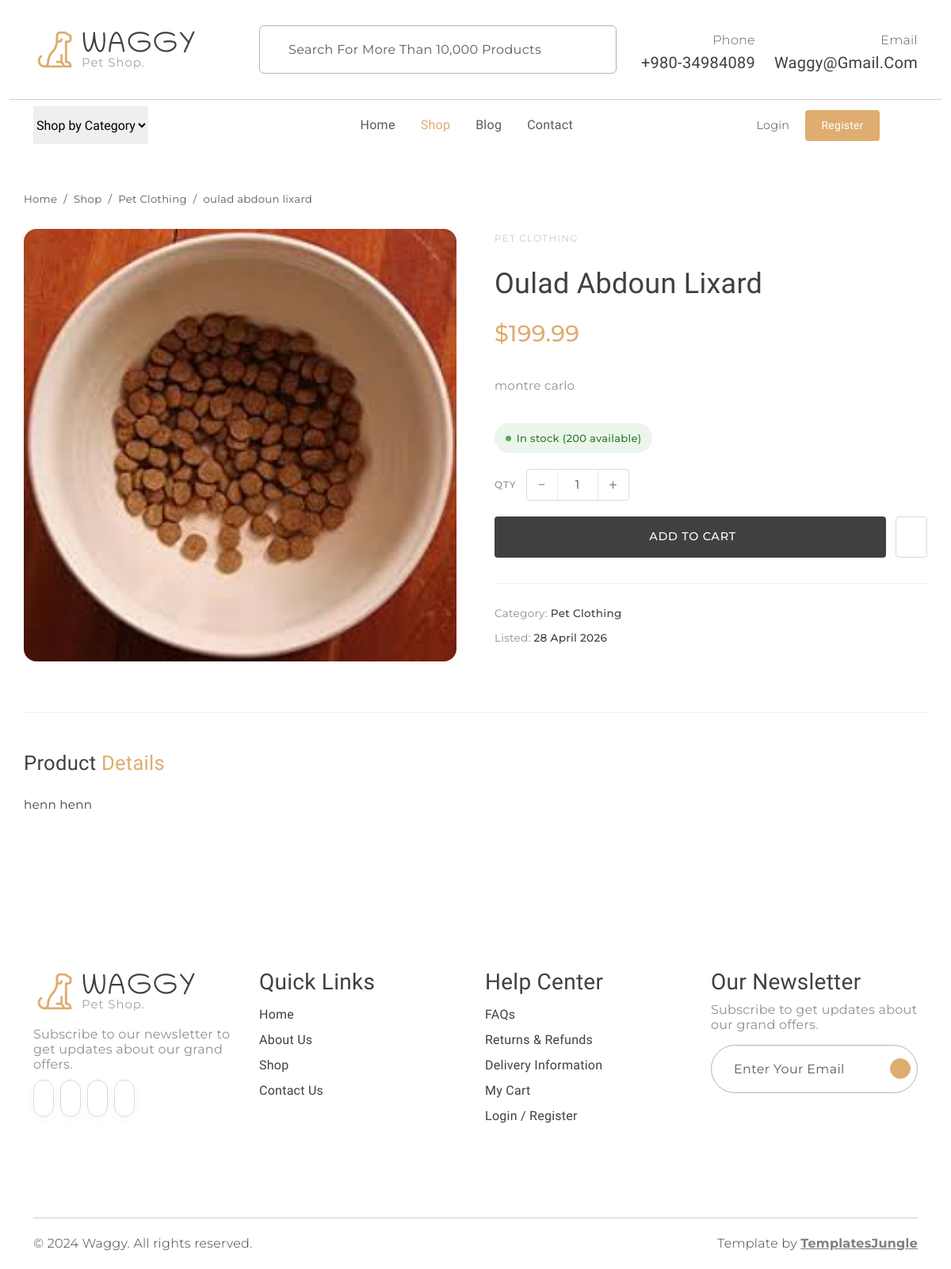
Screenshot of /shop/product/oulad-abdoun-lixard with the database file from the repository.
### models.py (models this page shows, shortened)
class Product(db.Model):
    __tablename__ = "products"
    id                   = db.Column(db.Integer,     primary_key=True)
    name                 = db.Column(db.String(120), nullable=False)
    slug                 = db.Column(db.String(160), unique=True, nullable=True, index=True)
    category             = db.Column(db.String(30),  nullable=False, default="misc")
    description          = db.Column(db.Text,        nullable=False, default="")
    extended_description = db.Column(db.Text,        nullable=False, default="")
    image_filename       = db.Column(db.String(256), nullable=True)
    price                = db.Column(db.Float,       nullable=False, default=0.0)
    is_active            = db.Column(db.Boolean,     nullable=False, default=True)
    stock                = db.Column(db.Integer,     nullable=False, default=0)
    created_at           = db.Column(db.DateTime,    nullable=False, default=datetime.utcnow)
    updated_at           = db.Column(db.DateTime,    nullable=False, default=datetime.utcnow,
                                     onupdate=datetime.utcnow)
    cart_items = db.relationship(
        "CartItem",
        backref=db.backref("product", lazy="joined"),
        cascade="all, delete-orphan",
        passive_deletes=True,
    )
    @property
    def category_label(self) -> str:
        return PRODUCT_CATEGORIES.get(self.category, self.category.capitalize())
    @property
    def image_url(self) -> str:
        if self.image_filename:
            return f"images/products/{self.image_filename}"
        return "images/item1.jpg"

### shop.py (the view)
@shop_bp.route("/product/<slug>")
def product_detail(slug):
    product = Product.query.filter_by(slug=slug, is_active=True).first_or_404()
    related = (
        Product.query
        .filter_by(category=product.category, is_active=True)
        .filter(Product.id != product.id)
        .limit(4)
        .all()
    )
    return render_template(
        "shop/product.html",
        product=product,
        related=related,
        categories=PRODUCT_CATEGORIES,
    )

### cart.py (called while the page is built, shortened)
def _session_cart() -> dict:
    return session.get("cart", {})

def _clean_session_cart() -> dict:
    cart = _session_cart()
    if not cart:
        return cart

def get_cart_count() -> int:
    cart = _clean_session_cart()
    return sum(cart.values())

### templates/shop/product.html (shortened to what this page needs)
{% extends "base.html" %}
{% block content %}
<div class="container product-detail">
  <nav aria-label="breadcrumb" class="mb-4">
    <ol class="breadcrumb" style="font-family:var(--secondary-font); font-size:0.83rem;">
      <li class="breadcrumb-item"><a href="{{ url_for('main.index') }}" class="text-muted text-decoration-none">Home</a></li>
      <li class="breadcrumb-item"><a href="{{ url_for('shop.index') }}" class="text-muted text-decoration-none">Shop</a></li>
      <li class="breadcrumb-item">
        <a href="{{ url_for('shop.index', category=product.category) }}" class="text-muted text-decoration-none">
          {{ product.category_label }}
        </a>
      </li>
      <li class="breadcrumb-item active text-muted">{{ product.name }}</li>
    </ol>
  </nav>
  <div class="row g-5 align-items-start">
    <div class="col-md-6">
      <div class="detail-img-wrap">
        <img
          src="{{ url_for('static', filename=product.image_url) }}"
          alt="{{ product.name }}"
          onerror="this.src='{{ url_for('static', filename='images/item1.jpg') }}'"
        >
      </div>
    </div>
    <div class="col-md-6">
      <div class="detail-cat">{{ product.category_label }}</div>
      <h1 class="detail-name fw-normal">{{ product.name }}</h1>
      <div class="detail-price">${{ "%.2f" | format(product.price) }}</div>
      {% if product.description %}
        <div class="detail-desc">{{ product.description }}</div>
      {% else %}
        <div class="detail-desc" style="color:#D9D9D8; font-style:italic;">
          No description provided yet.
        </div>
      {% endif %}
      <div class="stock-indicator">
        {% if product.stock == 0 %}
          <span class="stock-pill out">
            <span class="stock-dot"></span>Out of stock
          </span>
        {% elif product.stock <= 5 %}
          <span class="stock-pill low">
            <span class="stock-dot"></span>Only {{ product.stock }} left
          </span>
        {% else %}
          <span class="stock-pill in">
            <span class="stock-dot"></span>In stock ({{ product.stock }} available)
          </span>
        {% endif %}
      </div>
      {% if product.stock > 0 %}
        <div class="qty-row">
          <span class="qty-lbl">Qty</span>
          <div class="detail-stepper">
            <button type="button" onclick="detailStep(-1)">−</button>
            <input type="number" id="detail-qty" value="1" min="1" max="{{ product.stock }}">
            <button type="button" onclick="detailStep(1)">+</button>
          </div>
        </div>
      {% endif %}
      <div class="detail-actions">
        <button
          id="btn-add-cart"
          class="btn-cart-lg"
          {% if product.stock > 0 %}
            onclick="waggyAddToCart({{ product.id }}, parseInt(document.getElementById('detail-qty').value), this)"
          {% endif %}
        >
          {% if product.stock == 0 %}Out of Stock{% else %}Add to Cart{% endif %}
        </button>
        <button class="btn-wish-lg" title="Add to wishlist">
        </button>
      </div>
      <div class="detail-meta">
        <div class="mb-1">Category: <span>{{ product.category_label }}</span></div>
        <div>Listed: <span>{{ product.created_at.strftime('%d %B %Y') }}</span></div>
      </div>
    </div>
  </div>
  {% if product.extended_description %}
    <div class="extended-desc-section">
      <h2 class="fw-normal">Product <span class="text-primary">Details</span></h2>
      <div class="extended-desc-body">
        {{ product.extended_description | safe }}
      </div>
    </div>
  {% endif %}
</div>
{% endblock %}

### static/style.css (style rules this page uses)
:root { --header-height: 160px; --header-height-min: 80px; }
:root { --accent-color: #DEAD6F; --dark-color: #222222; --light-dark-color: #727272; --light-color: #fff; --grey-color: #dbdbdb; --light-grey-color: #fafafa; --primary-color: #6995B1; --light-primary-color: #eef1f3; }
:root { --body-font: 'Chilanka', cursive; --heading-font: 'Chilanka', cursive; --secondary-font: 'Montserrat', sans-serif; }
body { --bs-link-color: #333; --bs-link-hover-color: #333; --bs-link-color-rgb: 40, 40, 40; --bs-link-hover-color-rgb: 0, 0, 0; --bs-light-rgb: 248, 248, 248; --bs-font-sans-serif: 'Chilanka', cursive; --bs-body-font-family: var(--bs-font-sans-serif); --bs-body-font-size: 1rem; --bs-body-font-weight: 400; --bs-body-line-height: 2; --bs-body-color: #41403E; --bs-primary: #DEAD6F; --bs-primary-rgb: 222, 173, 111; --bs-primary-bg-subtle: #FFF9EB; --bs-border-color: #F7F7F7; --bs-secondary-rgb: 230, 243, 251; --bs-success-rgb: 238, 245, 228; --bs-danger-rgb: 249, 235, 231; --bs-warning-rgb: 255, 249, 235; --bs-info-rgb: 230, 243, 250; }
body { letter-spacing: 0.01625rem; }
h1, h2, h3, h4, h5, h6 { font-family: var(--heading-font); color: var(--bs-body-color); font-weight: 400; text-transform: capitalize; }
a { text-decoration: none; }

### rows the page displays
Product: category_label "Pet Clothing", name "oulad abdoun lixard", image_filename (picture), category_label "PET CLOTHING", name "Oulad Abdoun Lixard", price "199.99", description "montre carlo", stock "200", created_at "28 April 2026", extended_description "henn henn"
